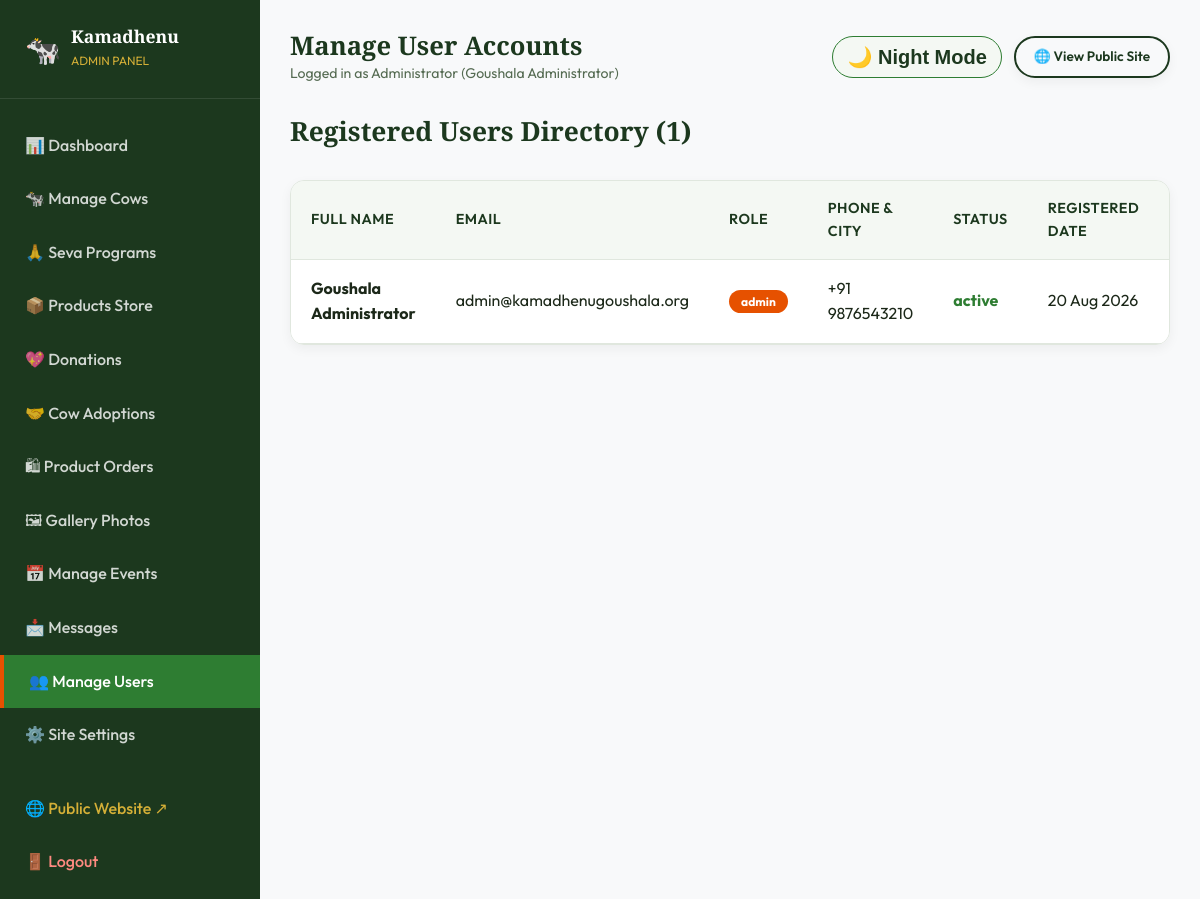
The page /admin/users.php (signed in) on the database its author committed.
### tables this page shows
CREATE TABLE IF NOT EXISTS `users` (
  `id` INT AUTO_INCREMENT PRIMARY KEY,
  `role_id` INT NOT NULL DEFAULT 2,
  `full_name` VARCHAR(100) NOT NULL,
  `email` VARCHAR(100) NOT NULL UNIQUE,
  `phone` VARCHAR(20) DEFAULT NULL,
  `address` TEXT DEFAULT NULL,
  `city` VARCHAR(50) DEFAULT NULL,
  `state` VARCHAR(50) DEFAULT NULL,
  `pincode` VARCHAR(10) DEFAULT NULL,
  `password_hash` VARCHAR(255) NOT NULL,
  `status` ENUM('active', 'inactive', 'banned') DEFAULT 'active',
  `created_at` TIMESTAMP DEFAULT CURRENT_TIMESTAMP,
  `updated_at` TIMESTAMP DEFAULT CURRENT_TIMESTAMP ON UPDATE CURRENT_TIMESTAMP,
  FOREIGN KEY (`role_id`) REFERENCES `roles` (`id`) ON DELETE CASCADE
);

CREATE TABLE IF NOT EXISTS `roles` (
  `id` INT AUTO_INCREMENT PRIMARY KEY,
  `name` VARCHAR(50) NOT NULL UNIQUE,
  `description` VARCHAR(255) DEFAULT NULL,
  `created_at` TIMESTAMP DEFAULT CURRENT_TIMESTAMP
);

### admin/users.php (the view, shortened to what this page needs)
<?php
require_once __DIR__ . '/header_sidebar.php';
$users = $pdo->query("SELECT u.*, r.name as role_name FROM users u JOIN roles r ON u.role_id = r.id ORDER BY u.id DESC")->fetchAll();
?>
<div style="display:flex; justify-content:space-between; align-items:center; margin-bottom:20px;">
  <h3>Registered Users Directory (<?= count($users) ?>)</h3>
</div>
<div class="table-responsive">
  <table class="custom-table">
    <thead>
      <tr>
        <th>Full Name</th>
        <th>Email</th>
        <th>Role</th>
        <th>Phone & City</th>
        <th>Status</th>
        <th>Registered Date</th>
        <th>Action</th>
      </tr>
    </thead>
    <tbody>
      <?php foreach ($users as $u): ?>
        <tr>
          <td><strong><?= htmlspecialchars($u['full_name']) ?></strong></td>
          <td><?= htmlspecialchars($u['email']) ?></td>
          <td><span class="card-badge" style="position:static;"><?= htmlspecialchars($u['role_name']) ?></span></td>
          <td><?= htmlspecialchars($u['phone'] ?: 'N/A') ?><br><small><?= htmlspecialchars($u['city'] ?: '') ?></small></td>
          <td><span style="color:<?= $u['status'] === 'active' ? '#2E7D32' : '#C62828'; ?>; font-weight:bold;"><?= htmlspecialchars($u['status']) ?></span></td>
          <td><?= date('d M Y', strtotime($u['created_at'])) ?></td>
          <td>
          </td>
        </tr>
      <?php endforeach; ?>
    </tbody>
  </table>
</div>
</main>
</div>
</body>
</html>

### css/style.css (style rules this page uses)
:root { --primary-dark: #1C381E; --primary-green: #2E7D32; --accent-orange: #E65100; --accent-gold: #D4AF37; --bg-cream: #FFFFFF; --bg-light-green: #F4F8F3; --bg-white: #FFFFFF; --text-dark: #1C2819; --text-muted: #556B52; --border-light: #E0E7DE; --shadow-sm: 0 4px 12px rgba(0, 0, 0, 0.05); --shadow-md: 0 8px 24px rgba(0, 0, 0, 0.08); --shadow-lg: 0 16px 40px rgba(0, 0, 0, 0.12); --radius-sm: 8px; --radius-md: 14px; --radius-lg: 24px; --transition-fast: all 0.25s ease-in-out; --transition-normal: all 0.35s cubic-bezier(0.16, 1, 0.3, 1); --font-heading: 'Playfair Display', serif; --font-body: 'Outfit', sans-serif; }
*, *::before, *::after { box-sizing: border-box; margin: 0; padding: 0; }
html { scroll-behavior: smooth; font-size: 16px; }
body { font-family: var(--font-body); background-color: var(--bg-cream); color: var(--text-dark); line-height: 1.6; min-height: 100vh; display: flex; flex-direction: column; }
h1, h2, h3, h4, h5, h6 { font-family: var(--font-heading); color: var(--primary-dark); line-height: 1.25; margin-bottom: 0.75rem; }
h3 { font-size: 1.65rem; font-weight: 600; }
.card-badge { position: absolute; top: 15px; right: 15px; background-color: var(--accent-orange); color: var(--bg-white); padding: 4px 12px; border-radius: 50px; font-size: 0.75rem; font-weight: 700; }
.table-responsive { overflow-x: auto; -webkit-overflow-scrolling: touch; background: var(--bg-white); border-radius: var(--radius-md); box-shadow: var(--shadow-sm); border: 1px solid var(--border-light); width: 100%; }
.custom-table { width: 100%; min-width: 600px; border-collapse: collapse; text-align: left; }
.custom-table th, .custom-table td { padding: 16px 20px; border-bottom: 1px solid var(--border-light); }
.custom-table th { background-color: var(--bg-light-green); color: var(--primary-dark); font-weight: 600; font-size: 0.9rem; text-transform: uppercase; letter-spacing: 0.5px; }

### rows shown on the page
users: full_name "Goushala Administrator", email "admin@kamadhenugoushala.org", role.name "admin", phone "+91 9876543210", status "active", created_at "20 Aug 2026"

### other values the page prints
$adminPageTitle "Manage User Accounts"
$_SESSION['user_name'] "Goushala Administrator"
count($users) "1"
